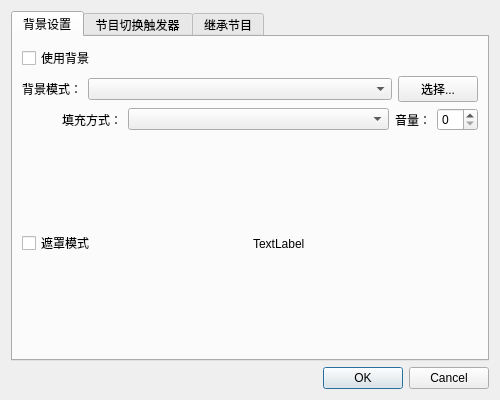
<?xml version="1.0" encoding="UTF-8"?>
<ui version="4.0">
 <class>ProgSet</class>
 <widget class="QDialog" name="ProgSet">
  <property name="geometry">
   <rect>
    <x>0</x>
    <y>0</y>
    <width>500</width>
    <height>400</height>
   </rect>
  </property>
  <property name="windowTitle">
   <string>Dialog</string>
  </property>
  <layout class="QVBoxLayout" name="verticalLayout">
   <item>
    <widget class="QTabWidget" name="tabWidget">
     <property name="currentIndex">
      <number>0</number>
     </property>
     <widget class="QWidget" name="tab_bgSet">
      <attribute name="title">
       <string>背景设置</string>
      </attribute>
      <layout class="QVBoxLayout" name="verticalLayout_4">
       <item>
        <widget class="QCheckBox" name="checkBox_enableBg">
         <property name="text">
          <string>使用背景</string>
         </property>
        </widget>
       </item>
       <item>
        <layout class="QHBoxLayout" name="horizontalLayout" stretch="0,1,0">
         <item>
          <widget class="QLabel" name="label_3">
           <property name="text">
            <string>背景模式：</string>
           </property>
          </widget>
         </item>
         <item>
          <widget class="QComboBox" name="comboBox_mode"/>
         </item>
         <item>
          <widget class="QPushButton" name="pushButton">
           <property name="text">
            <string>选择...</string>
           </property>
          </widget>
         </item>
        </layout>
       </item>
       <item>
        <layout class="QHBoxLayout" name="horizontalLayout_2" stretch="0,0,1,0,0">
         <item>
          <spacer name="horizontalSpacer">
           <property name="orientation">
            <enum>Qt::Horizontal</enum>
           </property>
           <property name="sizeHint" stdset="0">
            <size>
             <width>40</width>
             <height>20</height>
            </size>
           </property>
          </spacer>
         </item>
         <item>
          <widget class="QLabel" name="label_5">
           <property name="text">
            <string>填充方式：</string>
           </property>
          </widget>
         </item>
         <item>
          <widget class="QComboBox" name="comboBox_fill"/>
         </item>
         <item>
          <widget class="QLabel" name="label_4">
           <property name="text">
            <string>音量：</string>
           </property>
          </widget>
         </item>
         <item>
          <widget class="QSpinBox" name="spinBox"/>
         </item>
        </layout>
       </item>
       <item>
        <layout class="QHBoxLayout" name="horizontalLayout_3">
         <item>
          <widget class="QCheckBox" name="checkBox_mask">
           <property name="text">
            <string>遮罩模式</string>
           </property>
          </widget>
         </item>
         <item>
          <widget class="QLabel" name="label_bgDescribe">
           <property name="text">
            <string>TextLabel</string>
           </property>
          </widget>
         </item>
        </layout>
       </item>
      </layout>
     </widget>
     <widget class="QWidget" name="tab_tgSet">
      <attribute name="title">
       <string>节目切换触发器</string>
      </attribute>
      <layout class="QVBoxLayout" name="verticalLayout_2">
       <item>
        <widget class="QLabel" name="label_6">
         <property name="text">
          <string>触发器列表：</string>
         </property>
        </widget>
       </item>
       <item>
        <widget class="DraggableTableWidget" name="tableWidget"/>
       </item>
       <item>
        <layout class="QHBoxLayout" name="horizontalLayout_4">
         <item>
          <widget class="QLabel" name="label_7">
           <property name="text">
            <string>屏幕分区：</string>
           </property>
          </widget>
         </item>
         <item>
          <widget class="QSpinBox" name="spin_Unit"/>
         </item>
         <item>
          <widget class="QLabel" name="label_8">
           <property name="text">
            <string>重复次数：</string>
           </property>
          </widget>
         </item>
         <item>
          <widget class="QSpinBox" name="spin_Count"/>
         </item>
         <item>
          <widget class="QLabel" name="label_9">
           <property name="text">
            <string>跳转至:</string>
           </property>
          </widget>
         </item>
         <item>
          <widget class="QSpinBox" name="spin_Goto"/>
         </item>
        </layout>
       </item>
       <item>
        <layout class="QHBoxLayout" name="horizontalLayout_5">
         <item>
          <spacer name="horizontalSpacer_2">
           <property name="orientation">
            <enum>Qt::Horizontal</enum>
           </property>
           <property name="sizeHint" stdset="0">
            <size>
             <width>40</width>
             <height>20</height>
            </size>
           </property>
          </spacer>
         </item>
         <item>
          <widget class="QCheckBox" name="chk_abs">
           <property name="text">
            <string>跳转至相对位置</string>
           </property>
          </widget>
         </item>
         <item>
          <widget class="QPushButton" name="pushButton_Add">
           <property name="text">
            <string>上传</string>
           </property>
          </widget>
         </item>
         <item>
          <widget class="QPushButton" name="pushButton_Delete">
           <property name="text">
            <string>删除</string>
           </property>
          </widget>
         </item>
        </layout>
       </item>
       <item>
        <widget class="QLabel" name="label_2">
         <property name="text">
          <string>要使节目切换触发器生效，请将节目持续时间置为 -1</string>
         </property>
         <property name="alignment">
          <set>Qt::AlignCenter</set>
         </property>
        </widget>
       </item>
      </layout>
     </widget>
     <widget class="QWidget" name="tab_inheritProg">
      <attribute name="title">
       <string>继承节目</string>
      </attribute>
      <layout class="QVBoxLayout" name="verticalLayout_3">
       <item>
        <widget class="QLabel" name="label">
         <property name="text">
          <string>暂不可用</string>
         </property>
         <property name="alignment">
          <set>Qt::AlignCenter</set>
         </property>
        </widget>
       </item>
      </layout>
     </widget>
    </widget>
   </item>
   <item>
    <widget class="QDialogButtonBox" name="buttonBox">
     <property name="orientation">
      <enum>Qt::Horizontal</enum>
     </property>
     <property name="standardButtons">
      <set>QDialogButtonBox::Cancel|QDialogButtonBox::Ok</set>
     </property>
    </widget>
   </item>
  </layout>
 </widget>
 <customwidgets>
  <customwidget>
   <class>DraggableTableWidget</class>
   <extends>QTableWidget</extends>
   <header>ModifiedModule</header>
  </customwidget>
 </customwidgets>
 <resources/>
 <connections>
  <connection>
   <sender>buttonBox</sender>
   <signal>accepted()</signal>
   <receiver>ProgSet</receiver>
   <slot>accept()</slot>
   <hints>
    <hint type="sourcelabel">
     <x>257</x>
     <y>290</y>
    </hint>
    <hint type="destinationlabel">
     <x>157</x>
     <y>274</y>
    </hint>
   </hints>
  </connection>
  <connection>
   <sender>buttonBox</sender>
   <signal>rejected()</signal>
   <receiver>ProgSet</receiver>
   <slot>reject()</slot>
   <hints>
    <hint type="sourcelabel">
     <x>325</x>
     <y>290</y>
    </hint>
    <hint type="destinationlabel">
     <x>286</x>
     <y>274</y>
    </hint>
   </hints>
  </connection>
 </connections>
</ui>
